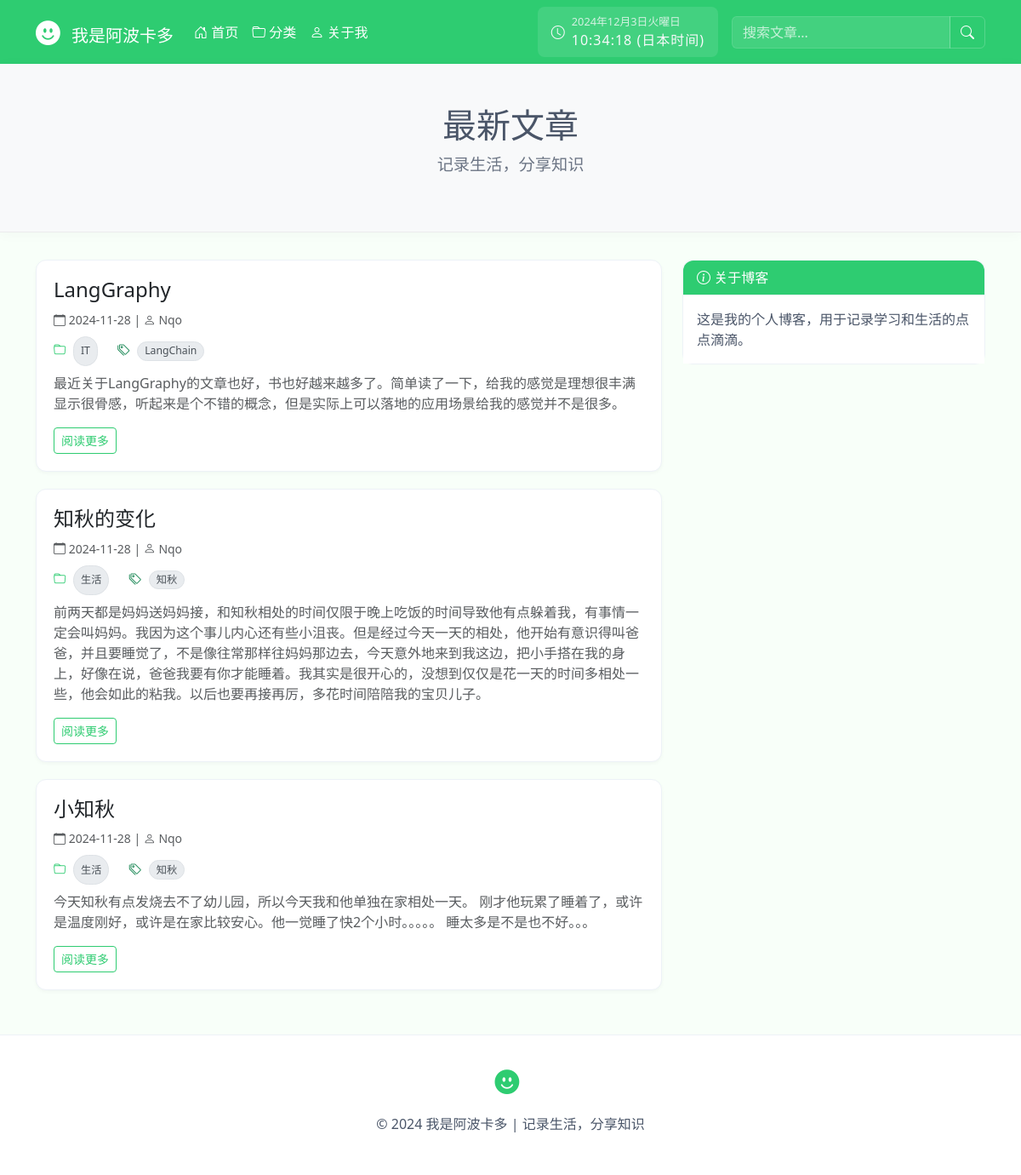
The page / on the database its author committed.
### blog/models.py (models this page shows, shortened)
class Post(models.Model):
    title = models.CharField(max_length=200, verbose_name='标题')
    content = models.TextField(verbose_name='内容')
    created_date = models.DateTimeField(default=timezone.now, verbose_name='创建时间')
    author = models.ForeignKey(User, on_delete=models.CASCADE, verbose_name='作者')
    categories = models.ManyToManyField('Category', verbose_name='分类', related_name='posts')
    tags = models.ManyToManyField(Tag, blank=True)
    class Meta:
        ordering = ['-created_date']
        verbose_name = '博客文章'
        verbose_name_plural = '博客文章'

class Category(models.Model):
    name = models.CharField(max_length=100)
    slug = models.SlugField(unique=True)

class Tag(models.Model):
    name = models.CharField(max_length=50)
    slug = models.SlugField(unique=True, blank=True)

### blog/views.py (the view)
# urls.py: path('', PostListView.as_view(), name='post_list'),
class PostListView(ListView):
    model = Post
    template_name = 'blog/post_list.html'  # 指定模板
    context_object_name = 'posts'  # 在模板中使用的变量名
    ordering = ['-created_date']  # 按创建时间倒序排列
    paginate_by = 10  # 每页显示10篇文章
    def get_queryset(self):
        queryset = super().get_queryset()
        query = self.request.GET.get('q')
        if query:
            queryset = queryset.filter(
                Q(title__icontains=query) |
                Q(content__icontains=query) |
                Q(categories__name__icontains=query)
            ).distinct()
        return queryset
    def get_context_data(self, **kwargs):
        context = super().get_context_data(**kwargs)
        context['query'] = self.request.GET.get('q', '')
        context['categories'] = Category.objects.all()
        return context

### blog/templates/blog/post_list.html (shortened to what this page needs)
{% extends 'blog/base.html' %}
{% block header %}最新文章{% endblock %}
{% block content %}
<div class="row">
    <div class="col-md-8">
        {% for post in posts %}
            <article class="article-card">
                <h2 class="h4">
                    <a href="{% url 'blog:post_detail' post.pk %}" class="text-decoration-none text-dark">
                        {{ post.title }}
                    </a>
                </h2>
                <div class="text-muted mb-2">
                    <small>
                        <i class="bi bi-calendar"></i> {{ post.created_date|date:"Y-m-d" }} |
                        <i class="bi bi-person"></i> {{ post.author }}
                    </small>
                </div>
                <div class="post-meta">
                    <span class="category">
                        <i class="bi bi-folder text-primary"></i>
                        {% if post.categories.all %}
                            {% for category in post.categories.all %}
                                <a href="{% url 'blog:category_detail' category.slug %}" class="text-decoration-none category-link">
                                    {{ category.name }}
                                </a>
                            {% endfor %}
                        {% else %}
                            <span class="text-muted">无分类</span>
                        {% endif %}
                    </span>
                    {% if post.tags.all %}
                    <span class="tags ms-3">
                        <i class="bi bi-tags text-success"></i>
                        {% for tag in post.tags.all %}
                            {% if tag.slug %}
                                <a href="{% url 'blog:tag_posts' tag.slug %}" class="badge rounded-pill tag-badge">
                                    {{ tag.name }}
                                </a>
                            {% endif %}
                        {% endfor %}
                    </span>
                    {% endif %}
                </div>
                <p class="text-muted">{{ post.content|truncatewords:30 }}</p>
                <a href="{% url 'blog:post_detail' post.pk %}" class="btn btn-outline-primary btn-sm">
                    阅读更多
                </a>
            </article>
        {% endfor %}
    </div>
    <div class="col-md-4">
        <div class="card mb-4 about-blog-card">
            <div class="card-header">
                <i class="bi bi-info-circle"></i> 关于博客
            </div>
            <div class="card-body">
                <p class="card-text">这是我的个人博客，用于记录学习和生活的点点滴滴。</p>
            </div>
        </div>
    </div>
</div>
{% endblock %}

### blog/templates/blog/base.html (style rules this page uses)
:root { --avocado-green: #2ecc71; --avocado-dark: #27ae60; --avocado-light: #a8e6cf; --text-gray: #4a5568; --border-color: #edf2f7; --bg-light: #f8fff9; }
body { background-color: var(--bg-light); }
.article-card { background: white; padding: 20px; margin-bottom: 20px; border-radius: 12px; border: 1px solid #edf2f7; box-shadow: 0 2px 4px rgba(0,0,0,.03); }
.card { border-color: #edf2f7; border-radius: 12px; }
.card-header { background-color: #ffffff; border-bottom: 1px solid #edf2f7; border-radius: 12px 12px 0 0 !important; }
.btn-outline-primary { color: var(--avocado-green); border-color: var(--avocado-green); }
.text-primary { color: var(--avocado-green) !important; }
.about-blog-card { border: 1px solid #edf2f7; background: white; }
.about-blog-card .card-header { background: var(--avocado-green); color: white; border-bottom: 1px solid #edf2f7; }
.about-blog-card .card-body { background: white; }
.about-blog-card .card-text { color: var(--text-gray); }
.badge { transition: all 0.2s ease; }

### blog/templates/blog/post_list.html (style rules this page uses)
.tag-badge, .category-link { background-color: #e9ecef; color: #495057; font-weight: normal; padding: 0.35em 0.65em; margin-right: 0.3em; border-radius: 50rem; border: 1px solid #dee2e6; text-decoration: none; transition: all 0.2s ease; font-size: 0.85em; display: inline-block; }
.post-meta { margin: 0.5rem 0; font-size: 0.9rem; line-height: 2; }
.post-meta i { margin-right: 0.3rem; }

### rows shown on the page
Post: title "LangGraphy", created_date "2024-11-28", author "Nqo", content "最近关于LangGraphy的文章也好，书也好越来越多了。简单读了一下，给我的感觉是理想很丰满显示很骨感，听起来是个不错的概念，但是实际上可以落地的应用场景给我的感觉并不是很多。"
Category: name "IT"
Tag: name "LangChain"
Post: title "知秋的变化", created_date "2024-11-28", author "Nqo", content "前两天都是妈妈送妈妈接，和知秋相处的时间仅限于晚上吃饭的时间导致他有点躲着我，有事情一定会叫妈妈。我因为这个事儿内心还有些小沮丧。但是经过今天一天的相处，他开始有意识得叫爸爸，并且要睡觉了，不是像往常那样往妈妈那边去，今天意外地来到我这边，把小手搭在我的身上，好像在说，爸爸我要有你才能睡着。我其实是很开心的，没想到仅仅是花一天的时间多相处一些，他会如此的粘我。以后也要再接再厉，多花时间陪陪我的宝贝儿子。"
Category: name "生活"
Tag: name "知秋"
Post: title "小知秋", created_date "2024-11-28", author "Nqo", content "今天知秋有点发烧去不了幼儿园，所以今天我和他单独在家相处一天。 刚才他玩累了睡着了，或许是温度刚好，或许是在家比较安心。他一觉睡了快2个小时。。。。。 睡太多是不是也不好。。。"
